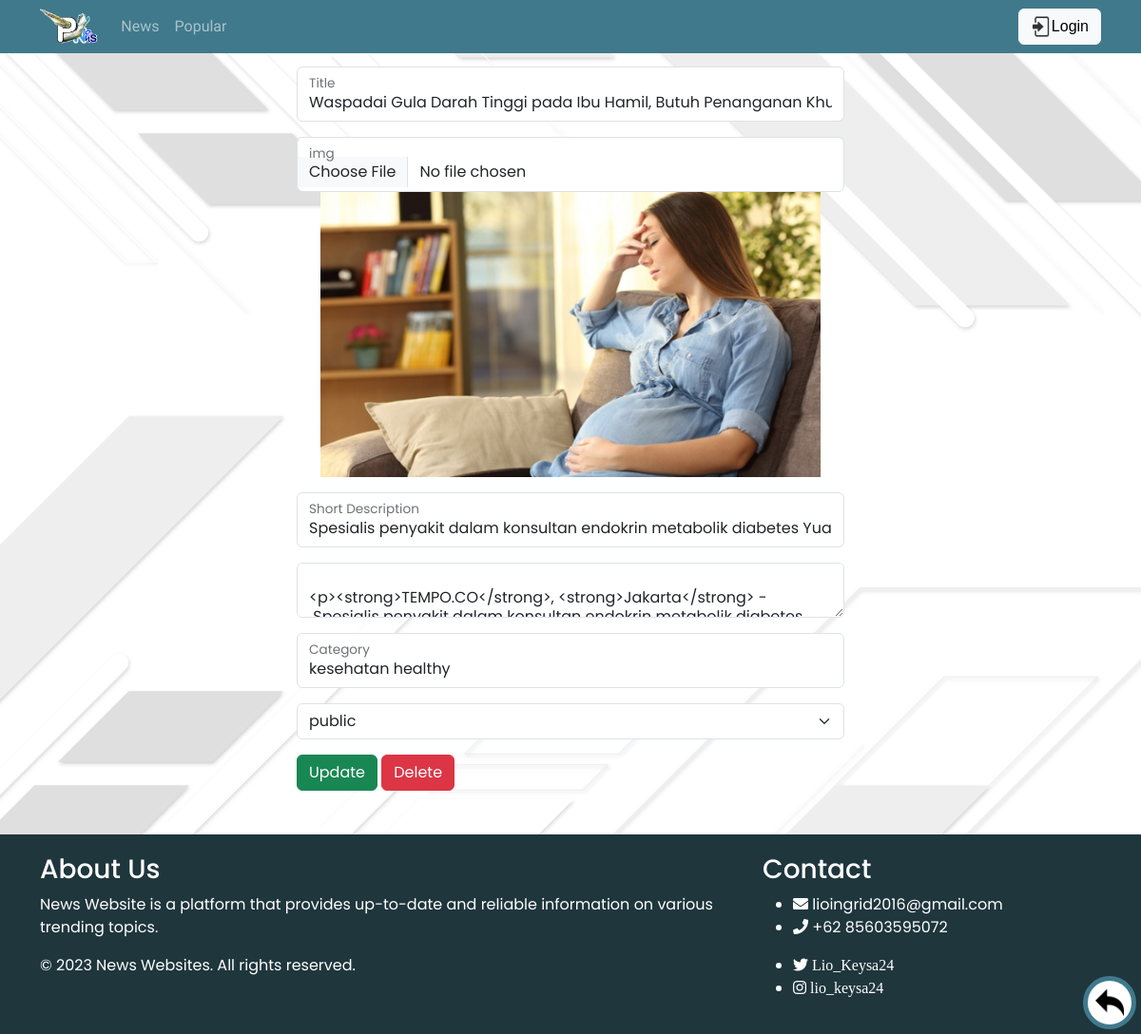
Before: /pages/editArticle.php?id=56 with the older database file.
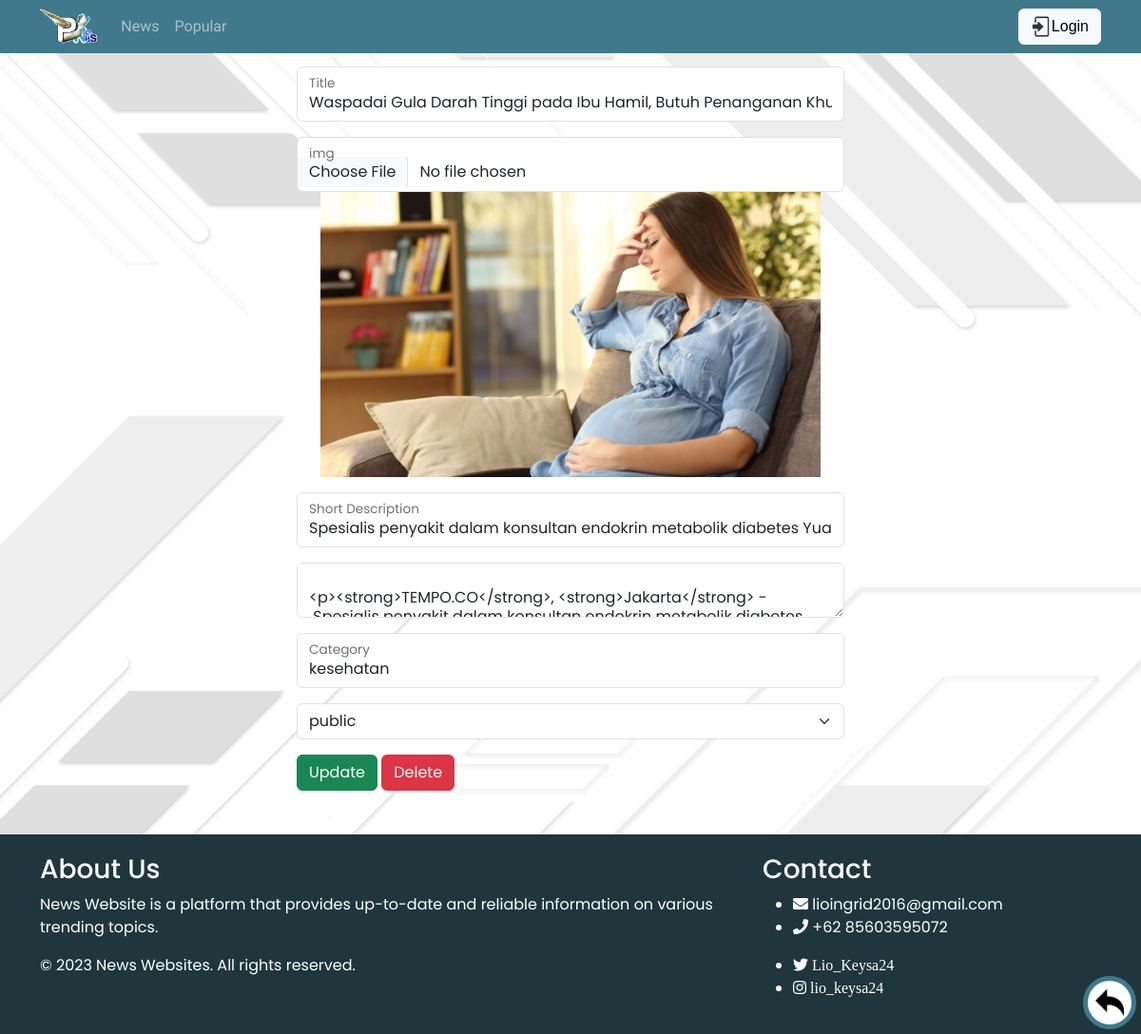
After: the same page with the newer database file.
### tables this page shows
CREATE TABLE `article` (
  `id` int(11) NOT NULL,
  `title` varchar(500) NOT NULL,
  `img` varchar(50) NOT NULL,
  `shortContent` varchar(500) NOT NULL,
  `content` text NOT NULL,
  `keyword_category` varchar(255) NOT NULL,
  `insert_date` datetime NOT NULL DEFAULT current_timestamp(),
  `user_id` int(11) NOT NULL,
  `visibility_id` int(11) NOT NULL DEFAULT 1
);

### pages/editArticle.php (called while the page is built, shortened)
<?php
$id = $_GET['id'];
$article = query("SELECT * FROM article, article_category, popularity WHERE article.id = article_category.article_id && article.id = popularity.article_id && article.id = '$id'");
if (!$article) {
  $article = query("SELECT * FROM article, popularity WHERE article.id = popularity.article_id && article.id = '$id'")[0];
} else {
  $article = $article[0];
}
$visibility = query("SELECT * FROM visibility");
require_once '../_asset/views/pages/editArticle.view.php';

### _backend/function.php (called while the page is built, shortened)
<?php
function connect()
{
  $hostDB = 'localhost';
  $userDB = 'root';
  $passDB = '';
  $nameDB = 'tubespw2023';
  return mysqli_connect($hostDB, $userDB, $passDB, $nameDB);
}
function query($query)
{
  $db = connect();
  $result = mysqli_query($db, $query) or die(mysqli_error($db));
  $rows = [];
  while ($row = mysqli_fetch_assoc($result)) {
    $rows[] = $row;
  }
  return $rows;
}
function base_url($url = null)
{
  $base_url = "http://localhost/pw2023_223040155/tubes";
  if ($url != null) {
    return $base_url . "/" . str_replace('.php', '', $url);
  } else {
    return $base_url;
  }
}

### _asset/views/pages/editArticle.view.php (the view, shortened to what this page needs)
<?php
require '../_asset/views/partial/_header.php';
?>
<div class="container ww">
  <form action="" method="post" enctype="multipart/form-data">
    <div class="form-floating mb-3">
      <input name="title" value="<?= $article['title']; ?>" type="text" class="form-control" id="floatingInput" placeholder="Title" required maxlength="490">
      <label for="floatingInput">Title</label>
    </div>
    <div class="form-floating mb-3">
      <input name="img" type="file" class="form-control img" id="floatingInput" placeholder="img" onchange="previewImage()">
      <label for="floatingInput">img</label>
      <img src="<?= base_url('_asset/img/article/') . $article['img']; ?>" alt="" style="max-height: 300px;" class="d-block m-auto img-preview">
    </div>
    <div class="form-floating mb-3">
      <input name="shortContentArticle" value="<?= $article['shortContent']; ?>" type="text" class="form-control" id="floatingInput" placeholder="Short Description" required maxlength="490" autocomplete="off">
      <label for="floatingInput">Short Description</label>
    </div>
    <div class="form-floating mb-3">
      <textarea name="contentArticle" type="textarea" class="form-control text-editor" id="floatingInput" placeholder="Description" cols="80" rows="100"><?= html_entity_decode($article['content'], ENT_QUOTES); ?></textarea>
    </div>
    <div class="form-floating mb-3">
      <input name="category" value="<?= $article['keyword_category']; ?>" type="text" class="form-control" id="floatingInput" placeholder="category" maxlength="200" required autocomplete="off">
      <label for="floatingInput">Category</label>
    </div>
    <select name="visibility" class="form-select mb-3" aria-label="Default select example" required>
      <?php foreach ($visibility as $v) {
        if ($v['id'] == $article['visibility_id']) { ?>
          <option value="<?= $v['id']; ?>" selected><?= $v['visibility']; ?></option>
        <?php } else { ?>
          <option value="<?= $v['id']; ?>" selected><?= $v['visibility']; ?></option>
      <?php };
      }; ?>
    </select>
    <button name="update" type="submit" class="btn btn-success mb-3">Update</button>
    <button name="delete" type="submit" class="btn btn-danger mb-3" onclick="return confirm('are you sure?')">Delete</button>
  </form>
</div>
<a href="<?= base_url('pages/detail.php?id=') . $id; ?>" class="p-2 rounded-circle" style="position: fixed; right: 5px; bottom: 5px ;background-color: white; border: #40798C 5px solid;">
  <img src="<?= base_url('_asset/img/logo/backArrowLogo.png'); ?>" alt="" width="30" height="30">
</a>
<?php require_once '../_asset/views/partial/_footer.php'; ?>

Changed rows visible on the page:
changed article "Waspadai Gula Darah Tinggi pada Ibu Hamil, Butuh Penanganan Khusus": category "kesehatan healthy" → "kesehatan"
